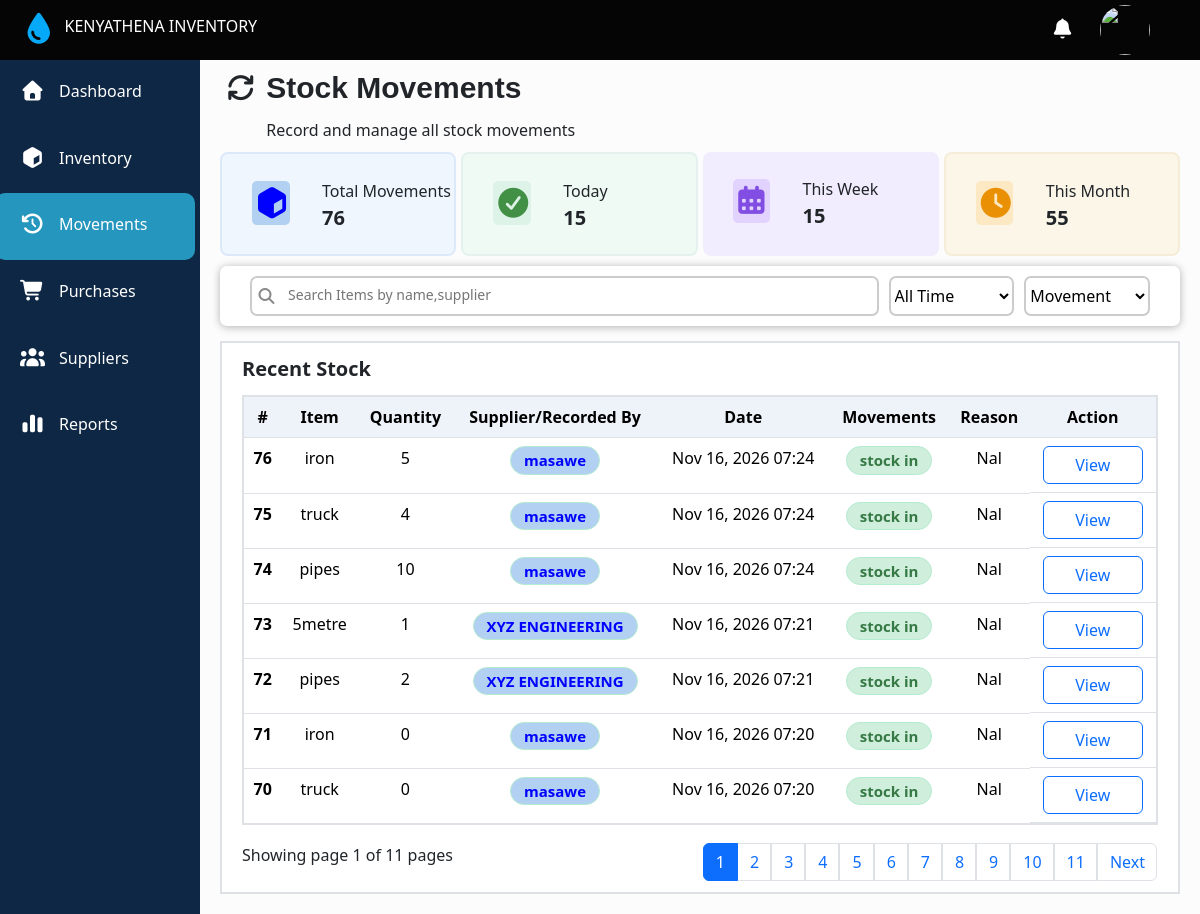
The app's page /stockmovements/ with its own data.
### main/models.py (models this page shows, shortened)
class StockMovements(models.Model):
  Movement_type=[
    ('in','Stock In'),
    ('Out','Stock Out'),
  ]
  item = models.CharField(max_length=200)
  quantity = models.PositiveIntegerField()
  supplier_issued_to = models.CharField(max_length=200,null=True,blank=True)
  date=models.DateTimeField(auto_now_add=True)
  movement = models.CharField(max_length=200,choices=Movement_type)
  reason = models.CharField(max_length=300,null=True,blank=True)
  note = models.CharField(max_length=1000,null=True,blank=True)

### main/views.py (the view)
# urls.py: path('stockmovements/',views.stockMovements,name='stockmovements'),
def stockMovements(request):
  stock_movements = StockMovements.objects.all().order_by('-id')
  today = timezone.localdate()
  start_of_week = today - timedelta(days=today.weekday())
  stock_movements_counts = stock_movements.count()
  today_count = stock_movements.filter(date__date=today).count()
  this_week_movements = stock_movements.filter(date__date__gte=start_of_week, date__date__lte=today).count()
  this_month_movements = stock_movements.filter(date__date__month=today.month, date__date__year=today.year).count()
  search_stock_movements = request.GET.get('q','').strip()
  if search_stock_movements:
    stock_movements= stock_movements.filter(
      Q(item__icontains=search_stock_movements)|
      Q(movement__icontains=search_stock_movements)
    )
  selected_status = request.GET.get('status','').strip()
  selected_movement_status = request.GET.get('movement_status','').strip()
  if selected_status == 'Today':
   stock_movements = stock_movements.filter(date__date=today)
  elif selected_status == 'This Week':
    stock_movements = stock_movements.filter(date__date__gte=start_of_week, date__date__lte=today)
  elif selected_status == 'This Month':
   stock_movements = stock_movements.filter(date__date__month=today.month, date__date__year=today.year)
  if selected_movement_status in dict(StockMovements.Movement_type):
   stock_movements = stock_movements.filter(movement=selected_movement_status)
  paginator = Paginator(stock_movements, 7)
  page_number = request.GET.get('page')
  page_obj = paginator.get_page(page_number)
  context = {
    'stock_movements': stock_movements,
    'page_obj': page_obj,
    'today_count':today_count,
    'this_week_movements': this_week_movements,
    'this_month_movements': this_month_movements,
    'stock_movements_counts':stock_movements_counts,
    'selected_status':selected_status,
    'search_stock_movements':search_stock_movements,
    'selected_movement_status':selected_movement_status,
  }
  return render(request, 'main/stock_movements.html', context)

### main/templates/main/stock_movements.html (shortened to what this page needs)
{% extends 'main/base.html' %}
{% block content %}
    <div class="inventoryTitle">
      <div class="inventoryTitle_first">
        <i class="fa-solid fa-arrows-rotate"></i>
        <div>
          <span>Stock Movements</span>
          <span>Record and manage all stock movements</span>
        </div>
      </div>
    </div>
    <div class="status">
      <div class="updates">
        <div><i class="fa-solid fa-cube"></i></div>
        <div>
          <span>Total Movements</span>
          <span class="number">{{stock_movements_counts}}</span>
        </div>
      </div>
      <div class="updates" style="background-color:rgb(240, 250, 244);border: 2px solid rgb(228, 241, 238);">
        <div><i class="fa-solid fa-circle-check" style="color:rgba(66, 144, 70);background-color:rgba(221, 243, 231)"></i></div>
        <div>
          <span>Today</span>
          <span class="number">{{today_count}}</span>
        </div>
      </div>
      <div class="updates" style="background-color:rgb(241, 237, 254);border: 2px solid rgb(227, 224, 252));">
        <div><i class="fa-solid fa-calendar-days" style="color:rgb(130, 77, 226);background-color:rgb(226, 211, 254)"></i></div>
        <div>
          <span>This Week</span>
          <span class="number">{{this_week_movements}}</span>
        </div>
      </div>
      <div class="updates" style="background-color:rgb(251, 246, 232);border: 2px solid rgb(246, 237, 216);">
        <div><i class="fa-solid fa-clock" style="color:rgb(233, 144, 4);background-color:rgb(253, 232, 196)"></i></div>
        <div>
          <span>This Month</span>
          <span class="number">{{this_month_movements}}</span>
        </div>
      </div>
    </div>
    <form action="{% url 'stockmovements' %}" method="GET">
      <div class="search">
       <div class="search-button">
        <i class="fa-solid fa-magnifying-glass"></i>
        <input type="text" placeholder="Search Items by name,supplier" name="q" id="search" >
       </div>
      <div class="select-statuses">
        <select name="status" id="statuses" onchange="this.form.submit()">
          <option value=""
          {% if not selected_status %}selected{% endif %}>All Time</option>
        </select>
      </div>
       <div class="select-statuses">
        <select name="movement_status" id="statuses" onchange="this.form.submit()">
          <option value=""
          {% if not selected_movement_status %}selected{% endif %}>Movement</option>
        </select>
      </div>
    </div>
    </form>
    <div class="recent-inventory-table" id="recent-inventory-table">
      <div class="recent-title">
        <div><a class="current-stock-link" href="{% url 'stockmovements' %}?q=#recent-inventory-table">Recent Stock</a></div>
      </div>
      <table class="table" id="inventory-table">
        <thead>
          <tr>
            <th  scope="col">#</th>
            <th scope="col">Item</th>
            <th scope="col">Quantity</th>
            <th scope="col">Supplier/Recorded By</th>
            <th scope="col">Date</th>
            <th scope="col">Movements</th>
            <th scope="col">Reason</th>
             <th scope="col">Action</th>
          </tr>
        </thead>
        <tbody>
          {% for item in page_obj.object_list %}
          <tr>
            <th scope="row">{{item.id}}</th>
            <td>{{item.item}}</td>
            <td>{{item.quantity}}</td>
            {% if item.supplier_issued_to == request.user.username %}
            <td >
              <span class="movement-badge">{{item.supplier_issued_to}}</span>
            </td>
            {% else %}
            <td>
              <span class="movement-supplier">{{item.supplier_issued_to}}</span>
            </td>
            {% endif %}
            <td>{{item.date|date:"M d, Y H:i"}}</td>
            {% if item.movement == 'Out' %}
            <td>
               <span class="movement_Out">stock {{item.movement}}</span>
            </td>
            {% else %}
            <td>
               <span class="movement_In">stock {{item.movement}}</span>
            </td>
            {% endif %}
            <td>{{item.reason|truncatechars:15}}</td>
            <td class="Action">
               <a type="button" class="btn btn-outline-primary" href="{% url 'stockmovements_details' item.id %}">View </a>
            </td>
          </tr>
         {% endfor %}
        </tbody>
      </table>
      <div class="last-part">
        <div class="last-part-start">
          Showing page {{ page_obj.number }} of {{ page_obj.paginator.num_pages }} pages
        </div>
        <div class="action">
        <nav aria-label="...">
            <ul class="pagination">
              {% for num in page_obj.paginator.page_range %}
                {% if page_obj.number == num %}
                  <li class="page-item active"><a class="page-link" href="?movement_status={{selected_movement_status}}&status={{selected_status}}&q={{search_stock_movements|urlencode}}&page={{ num }}#inventory-table">{{ num }}</a></li>
                {% else %}
                  <li class="page-item"><a class="page-link" href="?movement_status={{selected_movement_status}}&status={{selected_status}}&q={{search_stock_movements|urlencode}}&page={{ num }}#inventory-table">{{ num }}</a></li>
                {% endif %}
              {% endfor %}
              {% if page_obj.has_next %}
              <li class="page-item"><a class="page-link" href="?movement_status={{selected_movement_status}}&status={{selected_status}}&q={{search_stock_movements|urlencode}}&page={{ page_obj.next_page_number }}#inventory-table">Next</a></li>
              {% endif %}
            </ul>
        </nav>
        </div>
      </div>
    </div>
{% endblock content %}

### main/static/main/css/masawe.css (style rules this page uses)
body { margin: 90px 0 0 220px; padding: 0; box-sizing: border-box; background-color: rgba(0,0,0,0.2) }
html, body { scrollbar-width: none; -ms-overflow-style: none; }

### main/templates/main/navbar.html (style rules this page uses)
a { display: flex; text-decoration: none; color: white; align-items: center; height: 100%; width: 100%; }

### main/templates/main/stock_movements.html (style rules this page uses)
body { background-color: rgba(0,0,0,0.01) }
.inventoryTitle { display: flex; justify-content: space-between; padding: 0 50px 0 5px; align-items: center; margin-top: -25px; }
.inventoryTitle_first { display: flex; }
.inventoryTitle_first i { font-size: 25px; margin-top:10px }
.inventoryTitle_first div { display: flex; flex-direction: column; margin-left: 10px; }
.inventoryTitle_first div span:first-child { font-family: sans-serif; font-size: 30px; font-weight: 700; margin-bottom: 8px; }
.status { display: grid; grid-template-columns: 1fr 1fr 1fr 1fr; column-gap:5px; margin-right: 20px; margin-top: 10px; }
.status .updates { display: flex; position:relative; background-color: blue; padding: 50px 0; min-height: 20px; border-radius: 8px; }
.status .updates div:last-child { display: flex; flex-direction: column; position:absolute; left: 100px; top: 25px; }
.status .updates div i { color: blue; font-size: 30px; position:absolute; top: 27px; left: 30px; background-color:rgba(178, 208, 241); border-radius: 5px; padding: 7px 5px; }
.status .updates div .number { font-size: 20px; font-weight: bold; }
.status .updates:first-child { background-color:rgb(239, 246, 253); border: 2px solid rgba(220, 233, 251); }
.search { background-color: white; border-radius: 7px; margin-right: 20px; box-shadow:0px 1px 8px rgba(0, 0, 0, 0.3); padding: 10px 30px; display: grid; column-gap: 10px; margin-top: 10px; grid-template-columns: 5fr 1fr 1fr; }
.search .select-statuses { display: flex; align-items: center; border: 2px solid #ccc; border-radius: 7px; }
.search .select-statuses #statuses { width: 100%; height: 100%; border: none; outline: none; background-color: inherit; }
.search-button { display: flex; border: 2px solid #ccc; gap: 10px; align-items: center; padding: 5px; border-radius:7px ; }
.search-button input { width: 100%; border: none; outline: none; font-size: 16px; color: #4e4b4b; }
.search-button input::placeholder { font-size: 14px; transform: translateY(-2px); }
.search-button i { color: #888; }
.recent-inventory-table { border:2px solid rgba(222, 226, 230); margin-right: 20px; padding:10px 20px; margin-top: 15px; background-color: white; margin-bottom: 20px; }
.recent-inventory-table .recent-title { display: flex; justify-content: space-between; align-items: center; margin-top: -5px; }
.recent-inventory-table .recent-title div:first-child { font-weight: 700; font-size: 20px; }
.recent-inventory-table .current-stock-link { display: inline; color: inherit; text-decoration: none; }
.recent-inventory-table .recent-title div:last-child { transform: translateY(6px); }
.recent-inventory-table .table { margin-top: 17px; border: 2px solid rgba(222, 226, 230); border-radius: 7px; padding: 10; text-align: center; }
.recent-inventory-table .table thead tr th { background-color:rgba(237, 243, 249); }
.recent-inventory-table .last-part { display: flex; justify-content: space-between; margin-top: -13px; align-items: center; }
.recent-inventory-table .last-part .action { transform: translateY(15px); }
.Action { display: flex; justify-content: center; column-gap: 10px; }
.Action a { width:100px; }
.movement-supplier { display: inline-block; padding: 2px 13px; border-radius: 20px; background: rgb(178, 208, 241); border: 1px solid #b4ebcf; color: blue; font-size: 15px; font-weight: 600; }
.movement_In { display: inline-block; padding: 2px 13px; border-radius: 20px; background:rgb(207, 238, 220);; border: 1px solid #b4ebcf; color: rgb(54, 121, 68); font-size: 15px; font-weight: 600; }

### records on screen
StockMovements: id "76", item "iron", quantity "5", supplier_issued_to "masawe", date "Nov 16, 2026 07:24", movement "in", reason "Nal"
StockMovements: id "75", item "truck", quantity "4", supplier_issued_to "masawe", date "Nov 16, 2026 07:24", movement "in", reason "Nal"
StockMovements: id "74", item "pipes", quantity "10", supplier_issued_to "masawe", date "Nov 16, 2026 07:24", movement "in", reason "Nal"
StockMovements: id "73", item "5metre", quantity "1", supplier_issued_to "XYZ ENGINEERING", date "Nov 16, 2026 07:21", movement "in", reason "Nal"
StockMovements: id "72", item "pipes", quantity "2", supplier_issued_to "XYZ ENGINEERING", date "Nov 16, 2026 07:21", movement "in", reason "Nal"
StockMovements: id "71", item "iron", quantity "0", supplier_issued_to "masawe", date "Nov 16, 2026 07:20", movement "in", reason "Nal"
StockMovements: id "70", item "truck", quantity "0", supplier_issued_to "masawe", date "Nov 16, 2026 07:20", movement "in", reason "Nal"

### other values on screen
{{ stock_movements_counts }} "76"
{{ today_count }} "15"
{{ this_week_movements }} "15"
{{ this_month_movements }} "55"
{{ page_obj.number }} "1"
{{ page_obj.paginator.num_pages }} "11"
{{ num }} "1"
{{ num }} "2" "3" "4" "5" "6" "7" "8" "9" "10" "11"
